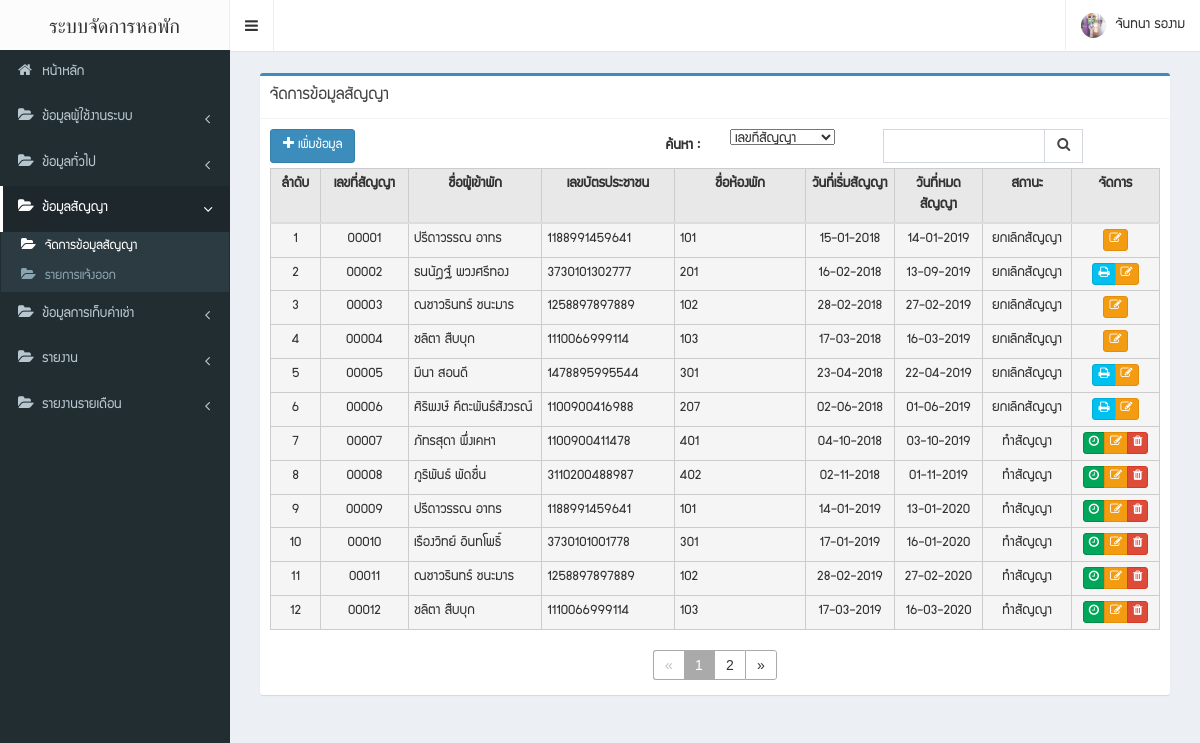
The page /admin/contract.php (signed in) on the database its author committed.
### tables this page shows
CREATE TABLE `contract_room` (
  `contract_no` int(5) UNSIGNED ZEROFILL NOT NULL,
  `customer_id` int(3) DEFAULT NULL,
  `room_id` int(11) DEFAULT NULL,
  `status_id` int(11) DEFAULT NULL,
  `employee_id` int(11) DEFAULT NULL,
  `contract_datetime` datetime DEFAULT NULL,
  `start_date` date DEFAULT NULL,
  `room_price_before` decimal(18,2) DEFAULT NULL,
  `end_date` date DEFAULT NULL,
  `deposit_price` decimal(18,2) DEFAULT NULL,
  `insurance_price` decimal(18,2) DEFAULT NULL,
  `check_out_date` date DEFAULT NULL,
  `water_meter_init` int(11) DEFAULT NULL,
  `electricity_meter_init` int(11) DEFAULT NULL,
  `stay_status` int(11) DEFAULT NULL
);

CREATE TABLE `customer` (
  `customer_id` int(3) UNSIGNED ZEROFILL NOT NULL,
  `first_name` varchar(255) DEFAULT NULL,
  `last_name` varchar(255) DEFAULT NULL,
  `email` varchar(255) DEFAULT NULL,
  `address` text,
  `phone` varchar(255) DEFAULT NULL,
  `picture` varchar(255) DEFAULT NULL,
  `id_card` varchar(255) DEFAULT NULL
);

CREATE TABLE `room` (
  `room_id` int(11) NOT NULL,
  `room_name` varchar(255) DEFAULT NULL,
  `room_type_id` int(11) DEFAULT NULL,
  `room_price` decimal(18,2) DEFAULT NULL,
  `room_detail` text
);

CREATE TABLE `status` (
  `status_id` int(11) NOT NULL,
  `status_name` varchar(255) DEFAULT NULL,
  `status_group_id` int(11) DEFAULT NULL
);

### connection.inc.php (called while the page is built, shortened)
<?php
require_once('classes/MySQLDBConn.class.php');
$conn = new MySQLDBConn(DB_HOST, DB_USERNAME, DB_PASSWORD, DB_NAME);
if (getIsset('page') == "") {
    $page_con = 1;
} else {
    $page_con = getIsset('page');
}
$start = $page_con - 1;
$limit = 12;
function toDDMMYYYY($strDate)
{
    $strYear = date("Y", strtotime($strDate));
    $strMonth = date("m", strtotime($strDate));
    $strDay = date("d", strtotime($strDate));
    return $strDay . '-' . $strMonth . '-' . $strYear;
}
function getIsset($post_value)
{
    $value = "";
    return $value;
}

### classes/MySQLDBConn.class.php (called while the page is built, shortened)
<?php
class MySQLDBConn implements DBConnInterface{
    private $conn;
    public function __construct($host,$username,$password,$db){
        try{
            $this->host = $host;
            $this->username = $username;
            $this->dbName = $db;
            $this->password = $password;
            $this->conn = new PDO('mysql:host='.$this->host.';dbname='.$this->dbName,$this->username,$this->password);
            $this->conn->setAttribute(PDO::ATTR_ERRMODE, PDO::ERRMODE_EXCEPTION);
        }catch (PDOException $e){
            echo 'ERROR :'.$e->getMessage();
        }
    }
    function queryRaw($sql,$single=false)
    {
        $this->queryUTF8();
        $stmt = $this->conn->prepare($sql);
        $stmt->execute();
        if($single) $result = $stmt->fetch(PDO::FETCH_ASSOC);
        else $result = $stmt->fetchAll(PDO::FETCH_ASSOC);
        return $result;
    }
    private function queryUTF8(){
        $this->conn->query("SET NAMES UTF8");
        $this->conn->query("set character_set_results='utf8'");
        $this->conn->query("set character_set_client='utf8'");
        $this->conn->query("set character_set_connection='utf8'");
    }
}

### admin/contract.php (the view, shortened to what this page needs)
<?php
require_once "../connection.inc.php";
$filterDefault = " where 1=1 ";
$keyword = getIsset("keyword");
$sql = "select contract_room.*,status_name,room_name,concat(customer.first_name,' ',customer.last_name) as customer_name,id_card from contract_room
left join customer on customer.customer_id=contract_room.customer_id
left join status on status.status_id=contract_room.status_id
left join room on room.room_id=contract_room.room_id";
$result_row = $conn->queryRaw($sql . $filterDefault);
$for_end = $limit;
$for_start = $start * $limit;
$select_all = $conn->queryRaw($sql . $filterDefault . " order by contract_no asc  limit " . $for_start . "," . $for_end);
?>
<!DOCTYPE html>
<html>
<head>
    <?php include "css.php" ?>
</head>
<body class="skin-black sidebar-mini">
<div class="wrapper">
    <?php include "navbar.php" ?>
    <?php include "sidebar.php" ?>
    <div id="posContain" class="content-wrapper">
        <section class="content">
            <div class="row">
                <div class="col-md-12">
                    <form class="form-horizontal" id="form_data" name="form_data" enctype="multipart/form-data"
                          method="post">
                        <div class="">
                            <div class="col-md-12">
                                <label class="col-sm-3 control-label">
                                </label>
                            </div>
                            <div class="col-sm-12">
                                <div class="box box-primary">
                                    <div class="box-header with-border">
                                        <h3 class="box-title">จัดการข้อมูลสัญญา</h3>
                                    </div>
                                    <div class="box-body">
                                        <div class="form-group">
                                            <div class="col-sm-3">
                                                <a class="btn btn-primary" href="contract-update.php"><i
                                                        class="fa fa-plus"></i> เพิ่มข้อมูล</a>
                                            </div>
                                            <div align="right">
                                                <label class="col-sm-3 control-label">
                                                    ค้นหา :
                                                </label>
                                            </div>
                                            <div class="col-sm-2">
                                                <select id="option" name="option" class="dropdown-toggle"
                                                        data-toggle="dropdown">
                                                    <option value="contract_no"<?php if(isset($_POST['option']) && $_POST['option'] == "contract_no") echo 'selected="selected"';?>>เลขที่สัญญา</option>
                                                </select>
                                            </div>
                                            <div class="col-sm-3">
                                                <div class="input-group">
                                                    <input class="form-control" type="text" id="keyword" name="keyword"
                                                           onblur="trimValue(this)"
                                                           value="<?php echo $keyword; ?>">
                                                    <a href="javascript:goSearch();"
                                                       class="btn btn-default input-group-addon"><i
                                                            class="fa fa-search"></i> </a>
                                                </div>
                                            </div>
                                        </div>
                                        <div class="form-group">
                                            <div style="overflow-x: auto" class="col-sm-12">
                                                <table class="table table-hover tbgray" id="tbView">
                                                    <tr>
                                                        <th width="5%">ลำดับ</th>
                                                        <th width="10%">เลขที่สัญญา</th>
                                                        <th width="15%">ชื่อผู้เข้าพัก</th>
                                                        <th width="15%">เลขบัตรประชาชน</th>
                                                        <th width="15%">ชื่อห้องพัก</th>
                                                        <th width="10%">วันที่เริ่มสัญญา</th>
                                                        <th width="10%">วันที่หมดสัญญา</th>
                                                        <th width="10%">สถานะ</th>
                                                        <th width="10%">จัดการ</th>
                                                    </tr>
                                                    <tbody>
                                                    <?php
                                                    $index = $for_start;
                                                    foreach ($select_all as $row) {
                                                        $index++;
                                                        ?>
                                                        <tr>
                                                            <td class="active" align="center"
                                                                nowrap><?php echo $index; ?></td>
                                                            <td class="active text-center"
                                                                nowrap><?php echo $row['contract_no']; ?></td>
                                                            <td class="active"
                                                                nowrap><?php echo $row['customer_name']; ?></td>
                                                            <td class="active"
                                                                nowrap><?php echo $row['id_card']; ?></td>
                                                            <td class="active"
                                                                nowrap><?php echo $row['room_name']; ?></td>
                                                            <td class="active text-center"
                                                                nowrap><?php echo TODDMMYYYY($row['start_date']); ?></td>
                                                            <td class="active text-center"
                                                                nowrap><?php echo TODDMMYYYY($row['end_date']); ?></td>
                                                            <td class="active text-center"
                                                                nowrap><?php echo $row['status_name']; ?></td>
                                                            <td class="active" nowrap align="center">
                                                                <div class="btn-group">
                                                                    <?php if ($row['status_id'] == ACTIVE_CONTRACT && $row['stay_status'] == STAY_STATUS) { ?>
                                                                        <a class="btn btn-success btn-xs"
                                                                           data-toggle="tooltip" title="แจ้งออก"
                                                                           href="contract-request-move.php?__contract_no=<?php echo $row['contract_no']; ?>"><i
                                                                                class="fa fa-clock-o"></i> </a>
                                                                    <?php } ?>
                                                                    <?php if ($row['status_id'] == CANCEL_CONTRACT && $row['stay_status'] == MOVE_CHECK_OUT_STATUS) { ?>
                                                                        <a class="btn btn-info btn-xs" target="_blank"
                                                                           href="contract-request-print.php?__contract_no=<?php echo $row['contract_no']; ?>"><i
                                                                                class="fa fa-print"></i> </a>
                                                                    <?php } ?>
                                                                    <a class="btn btn-warning btn-xs"
                                                                       href="contract-update.php?__contract_no=<?php echo $row['contract_no']; ?>"><i
                                                                            class="fa fa-edit"></i> </a>
                                                                    <?php if ($row['status_id'] != CANCEL_CONTRACT) { ?>
                                                                    <a class="btn btn-danger btn-xs"
                                                                       onclick="deleteRowData('<?php echo $row['contract_no']; ?>')"><i
                                                                            class="fa fa-trash"></i> </a>
                                                                    <?php } ?>
                                                                </div>
                                                            </td>
                                                        </tr>
                                                    <?php } ?>
                                                    </tbody>
                                                </table>
                                            </div>
                                            <div class="col-sm-12">
                                                <?php include "pageindex.php"; ?>
                                            </div>
                                        </div>
                                    </div>
                                </div>
                            </div>
                        </div>
                    </form>
                </div>
            </div>
        </section>
    </div>
</div>
</body>
</html>

### rows shown on the page
contract_room: contract_no "00001", customer_name "ปรีดาวรรณ อาทร", customer.id_card "1188991459641", room.room_name "101", start_date "15-01-2018", end_date "14-01-2019", status.status_name "ยกเลิกสัญญา"
contract_room: contract_no "00002", customer_name "ธนนัฎฐ์ พวงศรีทอง", customer.id_card "3730101302777", room.room_name "201", start_date "16-02-2018", end_date "13-09-2019", status.status_name "ยกเลิกสัญญา"
contract_room: contract_no "00003", customer_name "ณชาวรินทร์ ชนะมาร", customer.id_card "1258897897889", room.room_name "102", start_date "28-02-2018", end_date "27-02-2019", status.status_name "ยกเลิกสัญญา"
contract_room: contract_no "00004", customer_name "ชลิตา สืบบุก", customer.id_card "1110066999114", room.room_name "103", start_date "17-03-2018", end_date "16-03-2019", status.status_name "ยกเลิกสัญญา"
contract_room: contract_no "00005", customer_name "มีนา สอนดี", customer.id_card "1478895995544", room.room_name "301", start_date "23-04-2018", end_date "22-04-2019", status.status_name "ยกเลิกสัญญา"
contract_room: contract_no "00006", customer_name "ศิริพงษ์ คีตะพันธ์สังวรณ์", customer.id_card "1100900416988", room.room_name "207", start_date "02-06-2018", end_date "01-06-2019", status.status_name "ยกเลิกสัญญา"
contract_room: contract_no "00007", customer_name "ภัทรสุดา พึ่งเคหา", customer.id_card "1100900411478", room.room_name "401", start_date "04-10-2018", end_date "03-10-2019", status.status_name "ทำสัญญา"
contract_room: contract_no "00008", customer_name "ภูริพันธ์ พัดชื่น", customer.id_card "3110200488987", room.room_name "402", start_date "02-11-2018", end_date "01-11-2019", status.status_name "ทำสัญญา"
contract_room: contract_no "00009", customer_name "ปรีดาวรรณ อาทร", customer.id_card "1188991459641", room.room_name "101", start_date "14-01-2019", end_date "13-01-2020", status.status_name "ทำสัญญา"
contract_room: contract_no "00010", customer_name "เรืองวิทย์ อินทโพธิ์", customer.id_card "3730101001778", room.room_name "301", start_date "17-01-2019", end_date "16-01-2020", status.status_name "ทำสัญญา"
contract_room: contract_no "00011", customer_name "ณชาวรินทร์ ชนะมาร", customer.id_card "1258897897889", room.room_name "102", start_date "28-02-2019", end_date "27-02-2020", status.status_name "ทำสัญญา"
contract_room: contract_no "00012", customer_name "ชลิตา สืบบุก", customer.id_card "1110066999114", room.room_name "103", start_date "17-03-2019", end_date "16-03-2020", status.status_name "ทำสัญญา"

### other values the page prints
TITLE_ENG "ระบบจัดการหอพัก"
$uprofile['name'] "จันทนา รองาม"
